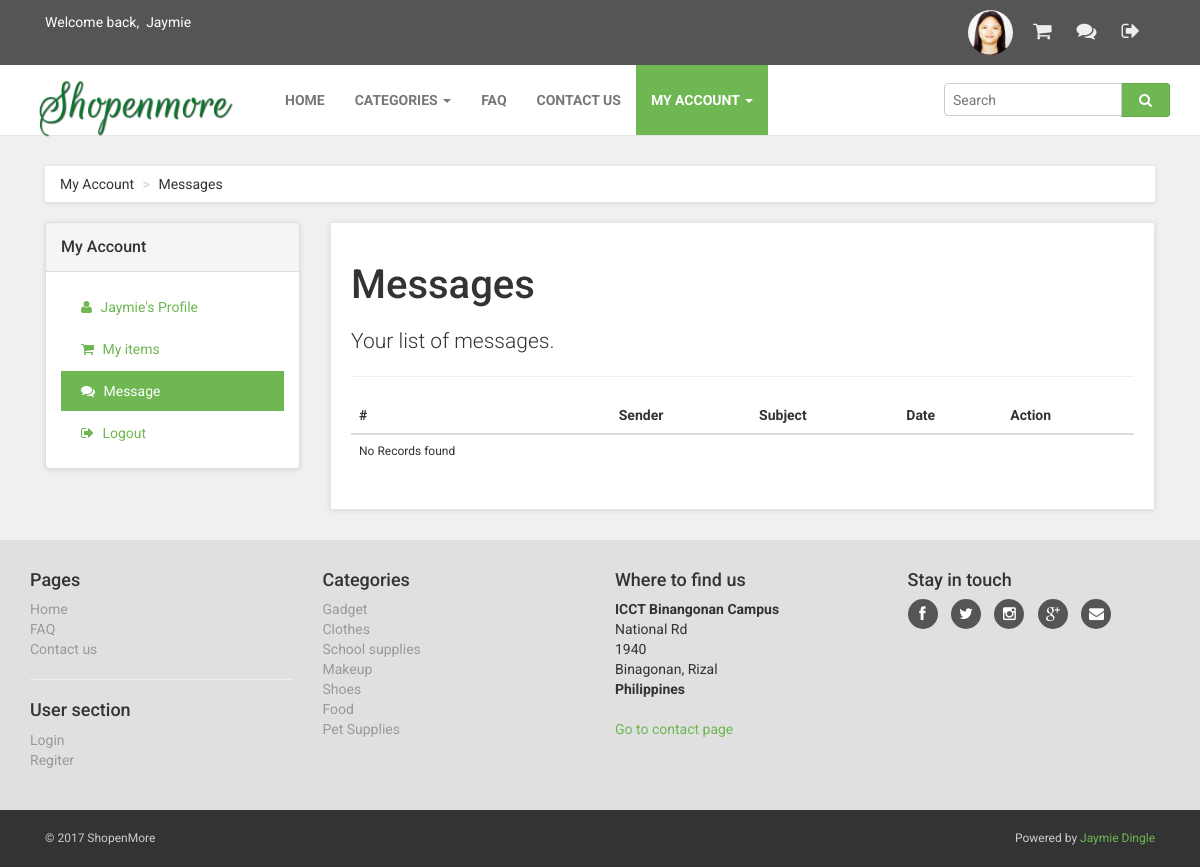
Before: /messages.php (signed in) with the older database file.
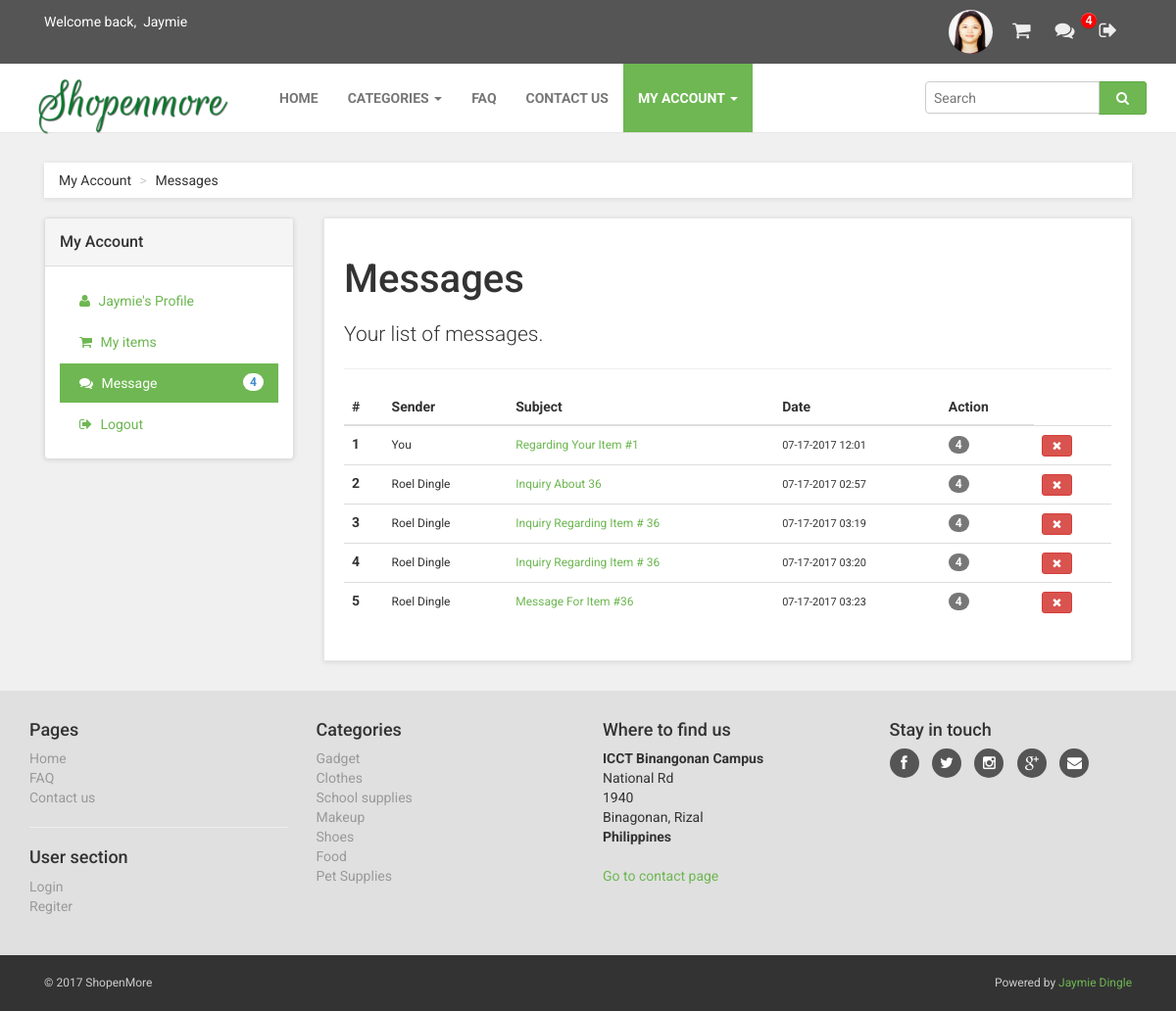
After: the same page with the newer database file.
### tables this page shows
CREATE TABLE `tb_item_category` (
  `id` int(11) NOT NULL,
  `name` varchar(100) NOT NULL,
  `theme` text NOT NULL,
  `image_url` text NOT NULL,
  `is_active` tinyint(1) NOT NULL DEFAULT '1'
);

CREATE TABLE `tb_messages` (
  `id` int(11) NOT NULL,
  `parent_id` int(11) NOT NULL,
  `sender_id` int(11) NOT NULL,
  `receiver_id` int(11) NOT NULL,
  `subject` varchar(100) NOT NULL,
  `message` text NOT NULL,
  `is_opened` tinyint(1) NOT NULL DEFAULT '0',
  `date_send` datetime NOT NULL DEFAULT CURRENT_TIMESTAMP,
  `is_active` tinyint(1) NOT NULL DEFAULT '1'
);

CREATE TABLE `tb_users` (
  `id` int(11) NOT NULL,
  `user_role_id` int(11) NOT NULL,
  `student_id` varchar(12) NOT NULL,
  `email` varchar(100) NOT NULL,
  `password` varchar(100) NOT NULL,
  `fname` varchar(50) NOT NULL,
  `lname` varchar(50) NOT NULL,
  `contact` varchar(50) NOT NULL,
  `image_url` text NOT NULL,
  `is_active` tinyint(1) NOT NULL DEFAULT '0',
  `date_reg` timestamp NOT NULL DEFAULT CURRENT_TIMESTAMP
);

### libs/meekrodb.2.3.class.php (called while the page is built, shortened)
<?php
class DB {
  protected static $mdb = null;
  public static function getMDB() {
    $mdb = DB::$mdb;
    if ($mdb === null) {
      $mdb = DB::$mdb = new MeekroDB();
    }
    $db_class_vars = get_class_vars('DB');
    return $mdb;
  }
  public static function query() { $args = func_get_args(); return call_user_func_array(array(DB::getMDB(), 'query'), $args); }
  public static function queryFullColumns() { $args = func_get_args(); return call_user_func_array(array(DB::getMDB(), 'queryFullColumns'), $args); }
  public static function count() { $args = func_get_args(); return call_user_func_array(array(DB::getMDB(), 'count'), $args); }
}
class MeekroDB {
  public $encoding = 'latin1';
  public $connect_options = array(MYSQLI_OPT_CONNECT_TIMEOUT => 30);
  public $internal_mysql = null;
  public $num_rows = 0;
  public function __construct($host=null, $user=null, $password=null, $dbName=null, $port=null, $encoding=null) {
    if ($encoding === null) $encoding = DB::$encoding;
    $this->encoding = $encoding;
  }
  public function get() {
    $mysql = $this->internal_mysql;
    if (!($mysql instanceof MySQLi)) {
      $mysql = new mysqli();
      foreach ($this->connect_options as $key => $value) {
        $mysql->options($key, $value);
      }
      $mysql->set_charset($this->encoding);
      $this->internal_mysql = $mysql;
    }
    return $mysql;
  }
  public function count() { $args = func_get_args(); return call_user_func_array(array($this, 'numRows'), $args); }
  public function numRows() { return $this->num_rows; }
  protected function preparseQueryParams() {
    $args = func_get_args();
    $sql = trim(strval(array_shift($args)));
    $args_all = $args;
    if (count($args_all) == 0) return array($sql);
    $chunkyQuery = array();
    return $chunkyQuery;
  }
  protected function parseQueryParams() {
    $args = func_get_args();
    $chunkyQuery = call_user_func_array(array($this, 'preparseQueryParams'), $args);
    $query = '';
    foreach ($chunkyQuery as $chunk) {
      if (is_string($chunk)) {
        $query .= $chunk;
        continue;
      }
      $result = '';
      $query .= $result;
    }
    return $query;
  }
  protected function prependCall($function, $args, $prepend) { array_unshift($args, $prepend); return call_user_func_array($function, $args); }
  public function query() { $args = func_get_args(); return $this->prependCall(array($this, 'queryHelper'), $args, 'assoc'); }
  public function queryFullColumns() { $args = func_get_args(); return $this->prependCall(array($this, 'queryHelper'), $args, 'full'); }
  protected function queryHelper() {
    $args = func_get_args();
    $type = array_shift($args);
    $db = $this->get();
    $is_buffered = true;
    $row_type = 'assoc';
    $full_names = false;
    switch ($type) {
      case 'assoc':
        break;
      case 'full':
        $row_type = 'list';
        $full_names = true;
        break;
    }
    $sql = call_user_func_array(array($this, 'parseQueryParams'), $args);
    $result = $db->query($sql, $is_buffered ? MYSQLI_STORE_RESULT : MYSQLI_USE_RESULT);
    if ($is_buffered && ($result instanceof MySQLi_Result)) $this->num_rows = $result->num_rows;
    else $this->num_rows = null;
    $return = array();
    if ($full_names) {
      $infos = array();
      foreach ($result->fetch_fields() as $info) {
        if (strlen($info->table)) $infos[] = $info->table . '.' . $info->name;
        else $infos[] = $info->name;
      }
    }
    while ($row = ($row_type == 'assoc' ? $result->fetch_assoc() : $result->fetch_row())) {
      if ($full_names) $row = array_combine($infos, $row);
      $return[] = $row;
    }
    return $return;
  }
}
?>

### messages.php (the view, shortened to what the changed rows need)
<?php include('includes/header.php'); ?>
<?php include('includes/top-bar.php'); ?>
<?php
$profile = $_SESSION['userdata'];
$messages = DB::queryFullColumns("SELECT * FROM tb_messages
           LEFT JOIN tb_users
           ON tb_messages.sender_id = tb_users.id
           WHERE tb_messages.parent_id = 0
           AND
           (
            tb_messages.receiver_id = ".$profile['id']." OR
            tb_messages.sender_id = ".$profile['id']."
           )");
?>
    <div id="all">
        <div id="content">
            <div class="container">
                 <?php include('includes/account-sidemenu.php'); ?>
                <div class="col-md-9" id="customer-orders">
                    <div class="box">
                        <h1>Messages</h1>
                        <div class="table-responsive">
                            <table id="message-table" class="table table-hover">
                                <thead>
                                    <tr>
                                        <th>#</th>
                                        <th>Sender</th>
                                        <th>Subject</th>
                                        <th>Date</th>
                                        <th>Action</th>
                                    </tr>
                                </thead>
                                <tbody>
                                    <?php if(count($messages) <= 0){ ?>
                                        <tr>
                                            <td col="5">
                                                No Records found
                                            </td>
                                        </tr>
                                    <?php }else{ ?>
                                        <?php foreach($messages as $key=>$message) { ?>
                                        <tr class="<?php echo ($message['tb_messages.is_opened']) ? 'read' : ''; ?>">
                                            <th><?php echo ($key + 1); ?></th>
                                            <td>
                                                <?php
                                                    if($message['tb_users.id'] == $profile['id']){
                                                        echo "You";
                                                    }else{
                                                        echo ucwords($message['tb_users.fname'] . ' ' .$message['tb_users.lname']);
                                                    }
                                                ?>
                                            </td>
                                            <td>
                                                <a href="update_message_is_opened.php?id=<?php echo $message['tb_messages.id']; ?>">
                                                    <?php echo ucwords($message['tb_messages.subject']); ?>
                                                </a>
                                            </td>
                                            <td style="font-size:11px">
                                                <?php echo date('m-j-Y h:i', strtotime($message['tb_messages.date_send'])); ?>
                                            </td>
                                            <td>
                                                <span class="badge"><?php echo $count_unread_message; ?></span>
                                            </td>
                                            <td>
                                                <a href="deletemessage.php?id=<?php echo $message['tb_messages.id']; ?>" class="btn btn-danger btn-xs" alt="Delete"><i class="fa fa-times" aria-hidden="true"></i></a>
                                            </td>
                                        </tr>
                                        <?php } ?>
                                    <?php } ?>
                                </tbody>
                            </table>
                        </div>
                    </div>
                </div>
            </div>
        </div>
    </div>
 <?php include('includes/footer.php'); ?>

### includes/footer.php (shortened to what the changed rows need)
        <div id="footer" data-animate="fadeInUp">
            <div class="container">
                <div class="row">
                    <div class="col-md-3 col-sm-6">
                        <ul>
                            <?php foreach($item_categories as $key=>$category){ ?>
                            <li><a href="category.php?id=<?php echo $category['id']; ?>"><?php echo $category['name']; ?></a>
                            </li>
                            <?php } ?>
                        </ul>
                    </div>
                </div>
            </div>
        </div>
</body>
</html>

### includes/top-bar.php (shortened to what the changed rows need)
<?php
if(isset($_SESSION['userdata'])){
    $count_unread_message = DB::count();
}
?>
<div id="top">
    <div class="container">
        <div class="col-md-6" data-animate="fadeInDown">
            <ul class="menu">
                <?php if(isset($_SESSION['userdata'])) { ?>
                <li style="position:relative">
                    <a href="messages.php" class="message-count-container" title="Messages">
                        <i class="fa fa-comments" aria-hidden="true"></i>
                        <?php if($count_unread_message > 0){ ?>
                        <span class="badge red"><?php echo $count_unread_message; ?></span>
                        <?php } ?>
                    </a>
                </li>
                <?php } ?>
            </ul>
        </div>
    </div>
</div>

### includes/account-sidemenu.php (shortened to what the changed rows need)
<div class="col-md-3">
                    <div class="panel panel-default sidebar-menu">
                        <div class="panel-body">
                            <ul class="nav nav-pills nav-stacked">
                                <li class="message">
                                    <a href="messages.php" class="message-count-container"><i class="fa fa-comments"></i> Message
                                    <?php if($count_unread_message > 0){ ?>
                                    <span class="badge pull-right"><?php echo $count_unread_message; ?></span>
                                    <?php } ?>
                                    </a>
                                </li>
                            </ul>
                        </div>
                    </div>
                </div>

Changed rows visible on the page:
added tb_messages: shows "You", subject "Regarding Your Item #1", date_send "07-17-2017 12:01"
added tb_messages: tb_users.fname+lname "Roel Dingle", subject "Inquiry About 36", date_send "07-17-2017 02:57"
added tb_messages: tb_users.fname+lname "Roel Dingle", subject "Inquiry Regarding Item # 36", date_send "07-17-2017 03:19"
added tb_messages: tb_users.fname+lname "Roel Dingle", subject "Inquiry Regarding Item # 36", date_send "07-17-2017 03:20"
added tb_messages: tb_users.fname+lname "Roel Dingle", subject "Message For Item #36", date_send "07-17-2017 03:23"
Other visible differences:
$count_unread_message: (not shown) → "4"
text no longer shown: "No Records found"
